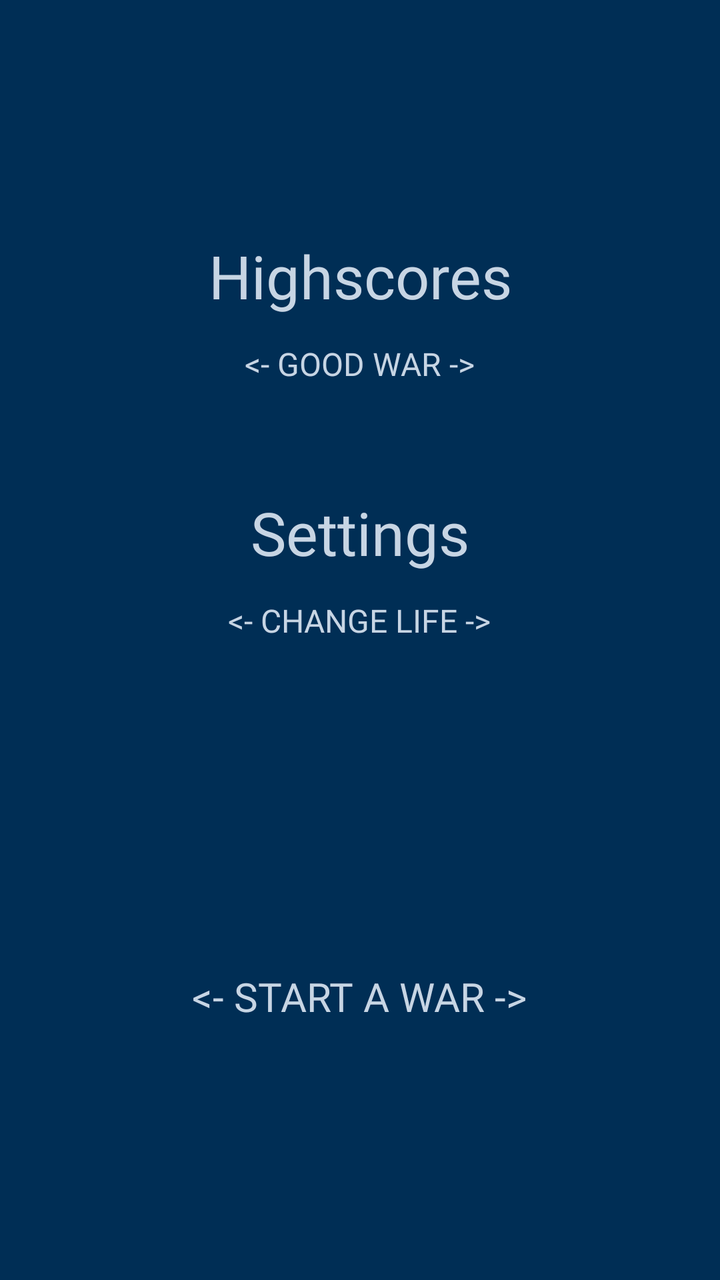
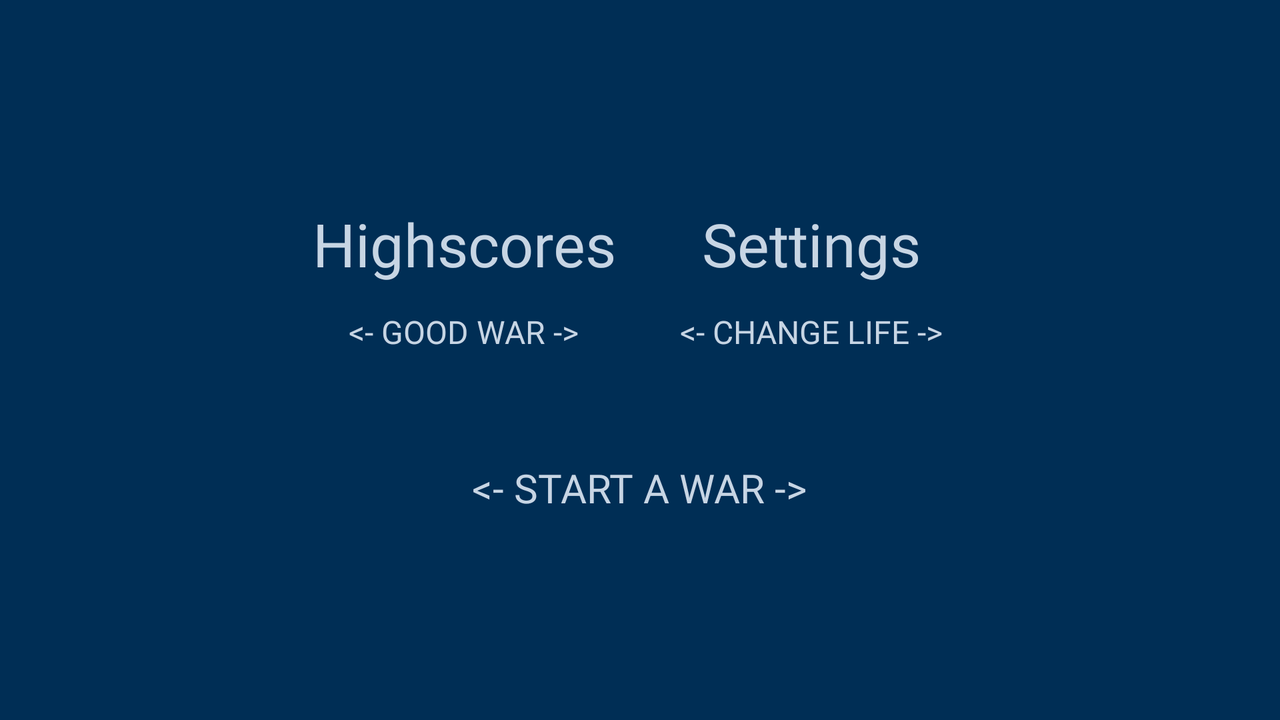

First picture: res/layout/ on a phone held upright. Second picture: the repository's own variant of that layout, on a device whose configuration matches the variant's folder. Source for both follows.
<!-- AndroidManifest.xml: application theme AppTheme -->
<!-- res/layout/menu_screen.xml -->
<?xml version="1.0" encoding="utf-8"?>
<LinearLayout xmlns:android="http://schemas.android.com/apk/res/android"
    xmlns:app="http://schemas.android.com/apk/res-auto"
    xmlns:tools="http://schemas.android.com/tools"
    android:id="@+id/menu_screen"
    android:layout_width="match_parent"
    android:layout_height="match_parent"
    android:gravity="center"
    android:padding="20dp"
    android:background="@color/colorBackground"
    android:orientation="vertical"
    tools:context=".menuScreen.MenuScreen">

    <TextView
        android:id="@+id/highscores"
        android:layout_width="wrap_content"
        android:layout_height="wrap_content"
        android:fontFamily="@font/rm_regular"
        android:text="@string/highscores"
        android:textAlignment="center"
        android:textColor="@color/colorFont"
        android:textSize="30sp" />

    <Button
        android:id="@+id/it_was_a_good_war"
        style="@style/Widget.AppCompat.Button.Borderless"
        android:layout_width="wrap_content"
        android:layout_height="wrap_content"
        android:layout_marginBottom="40dp"
        android:fontFamily="@font/rm_regular"
        android:text="@string/highscore_how_good"
        android:textAlignment="center"
        android:textColor="@color/colorFont"
        android:textSize="16sp" />

    <TextView
        android:id="@+id/settings_textview"
        android:layout_width="wrap_content"
        android:layout_height="wrap_content"
        android:fontFamily="@font/rm_regular"
        android:text="@string/settings"
        android:textAlignment="center"
        android:textColor="@color/colorFont"
        android:textSize="30sp" />

    <Button
        android:id="@+id/change_life"
        style="@style/Widget.AppCompat.Button.Borderless"
        android:layout_width="wrap_content"
        android:layout_height="wrap_content"
        android:layout_marginBottom="140dp"
        android:fontFamily="@font/rm_regular"
        android:text="@string/change_life"
        android:textAlignment="center"
        android:textColor="@color/colorFont"
        android:textSize="16sp" />

    <Button
        android:id="@+id/start_a_ware"
        style="@style/Widget.AppCompat.Button.Borderless"
        android:layout_width="wrap_content"
        android:layout_height="wrap_content"
        android:fontFamily="@font/rm_regular"
        android:onClick="onClick"
        android:text="@string/start_war"
        android:textAlignment="center"
        android:textColor="@color/colorFont"
        android:textSize="20sp" />

</LinearLayout>
<!-- resources referenced by this layout -->
<resources>
  <color name="colorBackground">#002E55</color>
  <color name="colorFont">#C7D5E4</color>
  <string name="change_life">&lt;- Change Life -&gt;</string>
  <string name="highscore_how_good">&lt;- Good War -&gt;</string>
  <string name="highscores">Highscores</string>
  <string name="settings">Settings</string>
  <string name="start_war">&lt;- Start a War -&gt;</string>
  <style name="AppTheme" parent="Theme.AppCompat.Light.DarkActionBar">
          
          <item name="colorPrimary">@color/colorBackground</item>
          <item name="colorPrimaryDark">@color/colorPrimaryDark</item>
          <item name="colorAccent">@color/colorAccent</item>
          <item name="windowActionBar">false</item>
          <item name="windowNoTitle">true</item>
          <item name="android:windowFullscreen">true</item>
      </style>
  <color name="colorPrimaryDark">#00457A</color>
  <color name="colorAccent">#005DA4</color>
</resources>
<!-- res/layout-land/menu_screen.xml (the repository's variant of the layout above) -->
<!-- drawn on the phone turned sideways -->
<?xml version="1.0" encoding="utf-8"?>
<LinearLayout xmlns:android="http://schemas.android.com/apk/res/android"
    xmlns:app="http://schemas.android.com/apk/res-auto"
    xmlns:tools="http://schemas.android.com/tools"
    android:id="@+id/menu_screen"
    android:layout_width="match_parent"
    android:layout_height="match_parent"
    android:gravity="center"
    android:padding="20dp"
    android:background="@color/colorBackground"
    android:orientation="vertical"
    tools:context=".menuScreen.MenuScreen">

    <LinearLayout
        android:layout_width="match_parent"
        android:layout_height="wrap_content"
        android:orientation="horizontal"
        android:gravity="center_horizontal">

        <LinearLayout
            android:layout_width="wrap_content"
            android:layout_height="wrap_content"
            android:orientation="vertical"
            android:gravity="center"
            android:padding="10dp">
            <TextView
                android:id="@+id/textView3"
                android:layout_width="wrap_content"
                android:layout_height="wrap_content"
                android:fontFamily="@font/rm_regular"
                android:text="@string/highscores"
                android:textAlignment="center"
                android:textColor="@color/colorFont"
                android:textSize="30sp" />

            <Button
                android:id="@+id/it_was_a_good_war"
                style="@style/Widget.AppCompat.Button.Borderless"
                android:layout_width="wrap_content"
                android:layout_height="wrap_content"
                android:layout_marginBottom="20dp"
                android:onClick="onClick"
                android:fontFamily="@font/rm_regular"
                android:text="@string/highscore_how_good"
                android:textAlignment="center"
                android:textColor="@color/colorFont"
                android:textSize="16sp" />
        </LinearLayout>

        <LinearLayout
            android:layout_width="wrap_content"
            android:layout_height="wrap_content"
            android:orientation="vertical"
            android:gravity="center"
            android:padding="10dp">
            <TextView
                android:id="@+id/settings_textview"
                android:layout_width="wrap_content"
                android:layout_height="wrap_content"
                android:fontFamily="@font/rm_regular"
                android:text="@string/settings"
                android:textAlignment="center"
                android:textColor="@color/colorFont"
                android:textSize="30sp" />

            <Button
                android:id="@+id/change_life"
                style="@style/Widget.AppCompat.Button.Borderless"
                android:layout_width="wrap_content"
                android:layout_height="wrap_content"
                android:layout_marginBottom="20dp"
                android:fontFamily="@font/rm_regular"
                android:text="@string/change_life"
                android:textAlignment="center"
                android:textColor="@color/colorFont"
                android:textSize="16sp" />
        </LinearLayout>




    </LinearLayout>



    <Button
        android:id="@+id/start_a_ware"
        style="@style/Widget.AppCompat.Button.Borderless"
        android:layout_width="wrap_content"
        android:layout_height="wrap_content"
        android:fontFamily="@font/rm_regular"
        android:text="@string/start_war"
        android:textAlignment="center"
        android:textColor="@color/colorFont"
        android:textSize="20sp" />

</LinearLayout>
